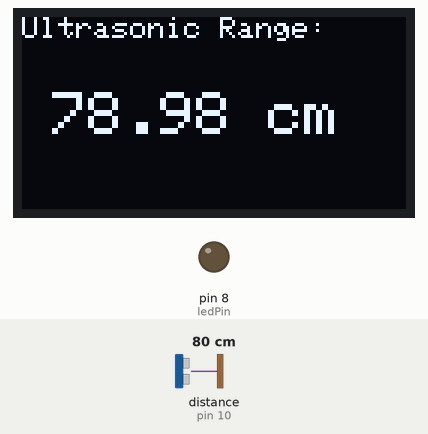
Bench run of a sketch on a simulated Arduino Uno, built with avr-gcc and run on an emulated ATmega328P. Shown: 128×64 one-colour display, output pins drawn as LEDs (lit = HIGH). Wiring (inferred from the names in the program): ultrasonic range finder: trigger pin 9; echo pin 10. The inputs (shaded band) are chosen by the test bench; at power-on: distance to the obstacle (sensor on pin 10) 80 cm. The echo pulse lasts 58.3 µs per cm; pins used as bus, display or sensor lines are not drawn; what the sketch prints to the serial monitor is not drawn.

Above: at 3.2 s.
3.3 s: distance to the obstacle (sensor on pin 10) set to 18 cm
At 4.5 s:
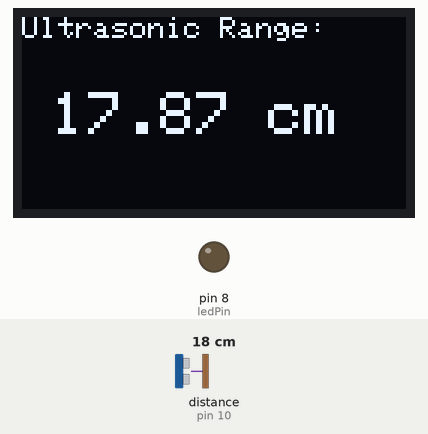
4.9 s: distance to the obstacle (sensor on pin 10) set to 13 cm
At 5.7 s:
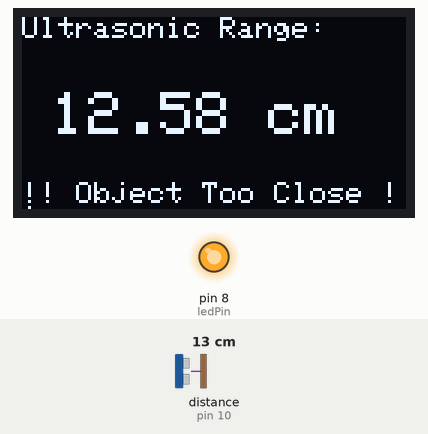
6.9 s: distance to the obstacle (sensor on pin 10) set to 35 cm
At 8.2 s:
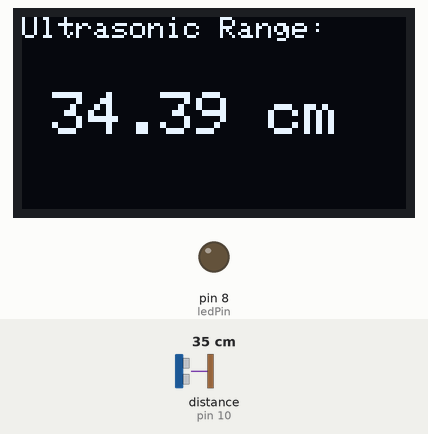
8.5 s: distance to the obstacle (sensor on pin 10) set to 250 cm
At 9.8 s:
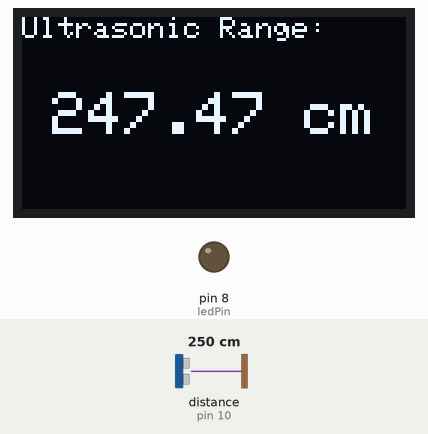
Timing chart, 0 to 11.2 s (numbered marks = the images above; inputs shaded):
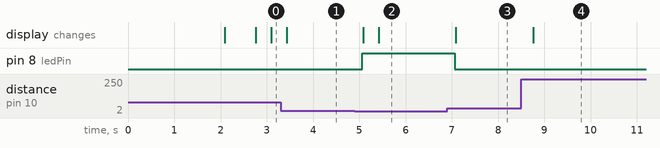

Measured:
- the behaviour switches between 16 and 15 cm on distance to the obstacle (sensor on pin 10) (found by bisection; images 1 and 2)
- after the input at 3.3 s, the display: changes after 0.13 s (image 1)
- after the input at 4.9 s, pin 8 (ledPin): LOW → HIGH after 0.16 s; the display: first changes after 0.19 s (image 2 shows a later state)
- after the input at 6.9 s, pin 8 (ledPin): HIGH → LOW after 0.16 s; the display: changes after 0.19 s (image 3)
- after the input at 8.5 s, the display: changes after 0.26 s (image 4)

The sketch:

Ultrasonic_Distance_OLED_LED.ino
```cpp
#include <Wire.h>
#include <Adafruit_GFX.h>
#include <Adafruit_SSD1306.h>

#define SCREEN_WIDTH 128
#define SCREEN_HEIGHT 64
#define OLED_RESET     -1
Adafruit_SSD1306 display(SCREEN_WIDTH, SCREEN_HEIGHT, &Wire, OLED_RESET);

#define trigPin 9
#define echoPin 10
#define ledPin 8

void setup() {
  pinMode(trigPin, OUTPUT);
  pinMode(echoPin, INPUT);
  pinMode(ledPin, OUTPUT);
  Serial.begin(9600);

  if(!display.begin(SSD1306_SWITCHCAPVCC, 0x3C)) {
    Serial.println(F("OLED failed"));
    while(true);
  }
  display.clearDisplay();
  display.setTextColor(SSD1306_WHITE);
  display.setTextSize(2);
  display.setCursor(10, 25);
  display.println("Starting...");
  display.display();
  delay(2000);
}

void loop() {
  long duration;
  float distance;

  digitalWrite(trigPin, LOW);
  delayMicroseconds(2);
  digitalWrite(trigPin, HIGH);
  delayMicroseconds(10);
  digitalWrite(trigPin, LOW);

  duration = pulseIn(echoPin, HIGH);
  distance = duration * 0.034 / 2;

  Serial.print("Distance: ");
  Serial.print(distance);
  Serial.println(" cm");

  display.clearDisplay();
  display.setTextSize(1);
  display.setCursor(0, 0);
  display.println("Ultrasonic Range:");
  display.setTextSize(2);
  display.setCursor(10, 25);
  display.print(distance);
  display.println(" cm");

  if(distance <= 15) {
    digitalWrite(ledPin, HIGH);
    display.setTextSize(1);
    display.setCursor(0, 55);
    display.print("!! Object Too Close !!");
  } else {
    digitalWrite(ledPin, LOW);
  }

  display.display();
  delay(300);
}
```
